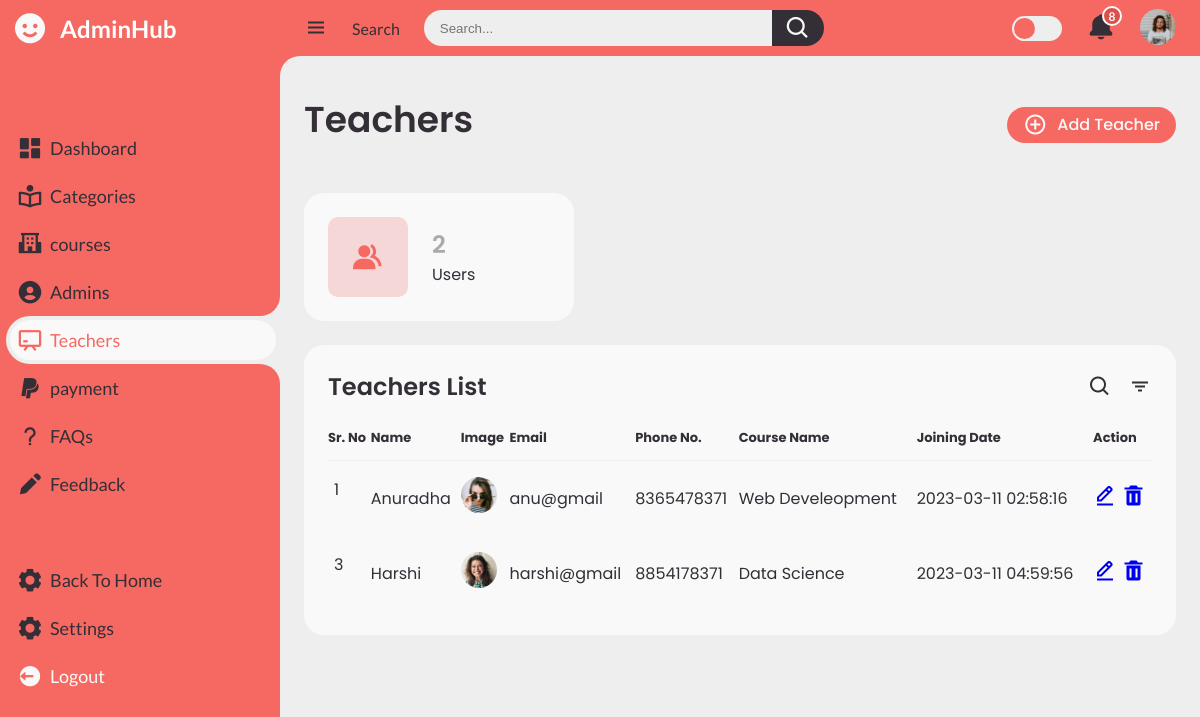
Page /adminpanel/teachers/teachers.php (signed in) on the committed database.
### tables this page shows
CREATE TABLE `teachers` (
  `id` int(11) NOT NULL,
  `name` text DEFAULT NULL,
  `image` longblob DEFAULT NULL,
  `email` text DEFAULT NULL,
  `phone` text DEFAULT NULL,
  `course` text DEFAULT NULL,
  `teacherid` text DEFAULT NULL,
  `joinedat` timestamp NULL DEFAULT current_timestamp()
);

### adminpanel/teachers/teachers.php (the view, shortened to what this page needs)
<?php
	if(isset($_SESSION['login']) && $_SESSION['login'] == true){
	require('../config.php');
	$users = mysqli_query($db,"SELECT * FROM `user_form`");
	$users_count = mysqli_num_rows($users);
?>
<!DOCTYPE html>
<html lang="en">
<head>
	<link href='https://unpkg.com/boxicons@2.0.9/css/boxicons.min.css' rel='stylesheet'>
	<link rel="stylesheet" href="../../css/admin.css">
</head>
<body>
	<section id="sidebar">
		<a href="#" class="brand">
			<i class='bx bxs-smile' ></i>
			<span class="text" style="color:white; ">AdminHub</span>
		</a>
		<ul class="side-menu top">
			<li>
				<a href="..\admin.php">
					<i class='bx bxs-dashboard' ></i>
					<span class="text">Dashboard</span>
				</a>
			</li>
			<li>
				<a href="..\category\category.php">
					<i class='bx bx-book-reader' ></i>
					<span class="text">Categories</span>
				</a>
			</li>
			<li>
				<a href="..\courses\courses.php">
					<i class='bx bxs-school'></i>
					<span class="text">courses</span>
				</a>
			</li>
			<li>
				<a href="..\admins\admins.php">
					<i class='bx bxs-user-circle'></i>
					<span class="text">Admins</span>
				</a>
			</li>
			<li class="active">
				<a href="..\teachers\teachers.php">
					<i class='bx bx-chalkboard'></i>
					<span class="text">Teachers</span>
				</a>
			</li>
			<li>
				<a href="..\payment\payment.html">
					<i class='bx bxl-paypal'></i>
					<span class="text">payment</span>
				</a>
			</li>
			<li>
				<a href="..\faqs\faqs.php">
					<i class='bx bx-question-mark'></i>
					<span class="text">FAQs</span>
				</a>
			</li>
			<li>
				<a href="..\feedback\feedback.php">
					<i class='bx bxs-pencil'></i>
					<span class="text">Feedback</span>
				</a>
			</li>
		</ul>
		<ul class="side-menu">
			<li>
				<a href="../../index.php">
					<i class='bx bxs-cog' ></i>
					<span class="text">Back To Home</span>
				</a>
			</li>
			<li>
				<a href="#">
					<i class='bx bxs-cog' ></i>
					<span class="text">Settings</span>
				</a>
			</li>
			<li>
				<a href="../../logout.php" class="logout">
					<i class='bx bxs-log-out-circle' ></i>
					<span class="text">Logout</span>
				</a>
			</li>
		</ul>
	</section>
	<section id="content">
		<nav>
			<i class='bx bx-menu' ></i>
			<a href="#" class="nav-link">Search</a>
			<form action="#">
				<div class="form-input">
					<input type="search" placeholder="Search...">
					<button type="submit" class="search-btn"><i class='bx bx-search' ></i></button>
				</div>
			</form>
			<label for="switch-mode" class="switch-mode"></label>
			<a href="#" class="notification">
				<i class='bx bxs-bell' ></i>
				<span class="num">8</span>
			</a>
			<a href="#" class="profile">
				<img src="..\img/people.png">
			</a>
		</nav>
		<main>
			<div class="head-title">
				<div class="left">
					<h1>Teachers</h1>
				</div>
				<a href="..\teachers\teachersAdd.php" class="btn-download">
                    <i class='bx bx-plus-circle'></i>
					<span class="text">Add Teacher</span>
				</a>
			</div>
			<ul class="box-info">
				<li style="width: 270px;">
					<i class='bx bxs-group' ></i>
					<span class="text">
						<h3><?php echo $users_count; ?></h3>
						<p>Users</p>
					</span>
				</li>
			</ul>
			<div class="table-data">
				<div class="order">
					<div class="head">
						<h3>Teachers List</h3>
						<i class='bx bx-search' ></i>
						<i class='bx bx-filter' ></i>
					</div>
					<table>
						<thead>
							<tr>
								<th>Sr. No</th>
								<th>Name</th>
								<th>Image</th>
								<th>Email</th>
								<th>Phone No.</th>
								<th>Course Name</th>
								<th>Joining Date</th>
								<th>Action</th>
							</tr>
						</thead>
						<tbody>
							<?php
								$result = mysqli_query($db,"SELECT * FROM `teachers`");
								if(!$result){
									die("Invalid Query !!!".mysqli_connect_error());
								}
								else{
									while($row = mysqli_fetch_assoc($result)){
										echo "
										<tr>
											<td><p>$row[id]</p></td>
											<td>$row[name]</td>
											<td><img src='../database/teachers/$row[image]'></td>
											<td><p>$row[email]</p></td>
											<td>$row[phone]</td>
											<td><p>$row[course]</p></td>
											<td><p>$row[joinedat]</p></td>
											<td><a href='./teachersedit.php?id=$row[id]'><i class='bx bx-edit-alt'></i></a>
												<a href='./delete.php?id=$row[id]'><i class='bx bxs-trash'></i>
											</td>
										</tr>
										";
									}
								}
							?>
						</tbody>
					</table>
				</div>
			</div>
		</main>
	</section>
</body>
</html>
<?php
	}
	else{
		header("Location: ../../login.php");
	}
?>

### rows in the picture
teachers: id "1", name "Anuradha", image (picture), email "anu@gmail", phone "8365478371", course "Web Develeopment", joinedat "2023-03-11 02:58:16"
teachers: id "3", name "Harshi", image (picture), email "harshi@gmail", phone "8854178371", course "Data Science", joinedat "2023-03-11 04:59:56"

### other values in the picture
$users_count "2"
